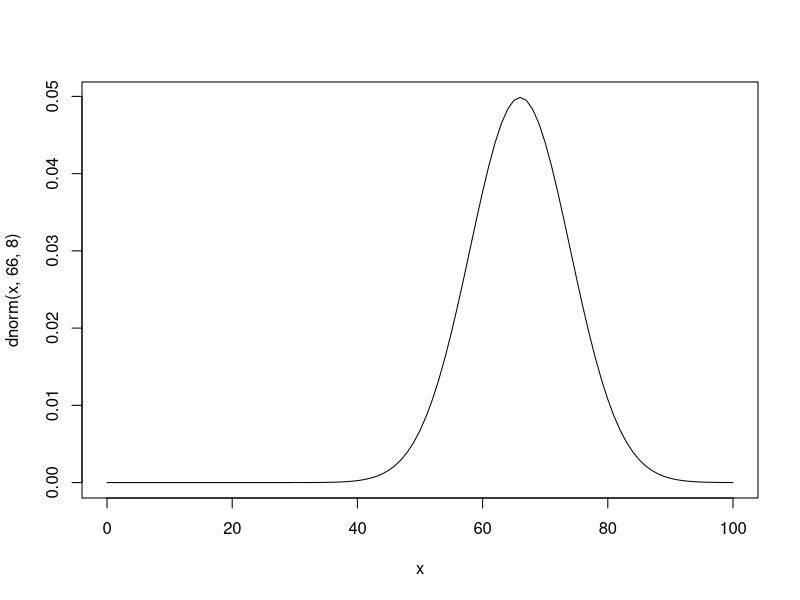
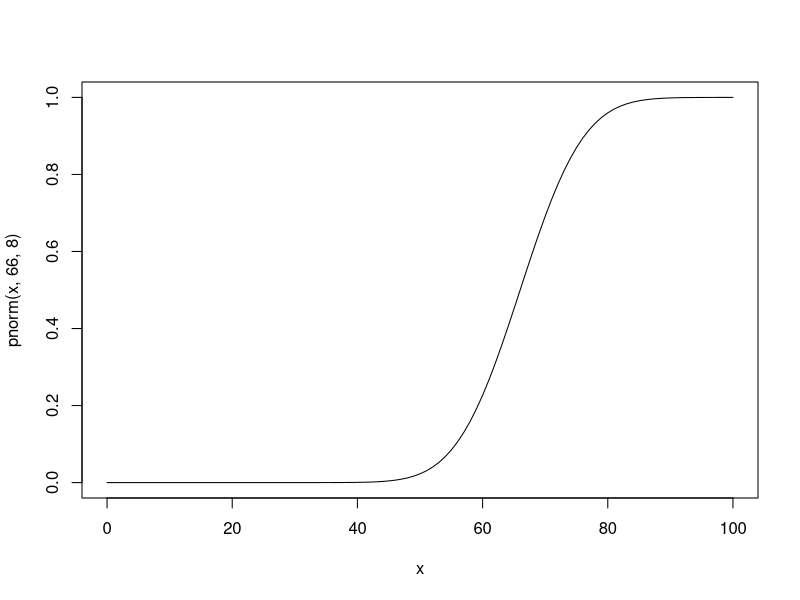

Write the R code that produced these figures, in order.
# EJERCICIO DE DISTRIBUCIÓN NORMAL

# En una población el peso de los jóvenes de 18 años sigue una distribución
# N(66, 8).
# 
# Calcula:
# a) Probabilidad de pesar más de 80kg
1 - pnorm(80, 66, 8) # 0.04005916 -> forma 1
pnorm(80, 66, 8, lower.tail = F) # 0.04005916 -> forma 2

# b) Probabilidad de pesar menos de 70kg
pnorm(70, 66, 8) # 0.6914625

# c) Probabilidad de pesar más de 50kg y menos de 80kg
pnorm(80, 66, 8) - pnorm(50, 66, 8) # 0.9371907

# d) Dibuja la función de densidad y distribución
curve(dnorm(x, 66, 8), from = 0, to = 100)
curve(pnorm(x, 66, 8), from = 0, to = 100)
